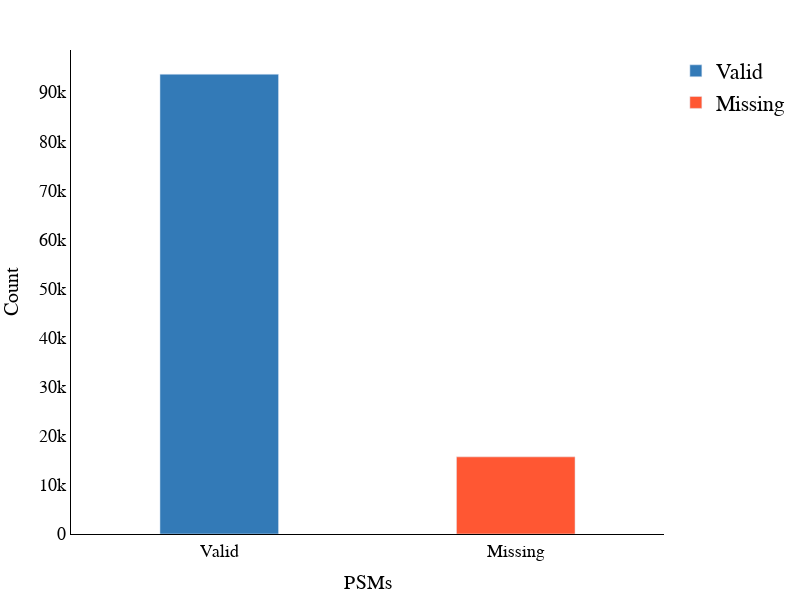

This figure's notebook cell:
### Code cell
importlib.reload(prep)
prep.missing_values_barplot(run, df, "../figures")

### Figure 1 — Plotly figure (JSON) as saved in the notebook; plotly's stock layout.template omitted (floating-point values rounded to 4 significant figures)
{"data": [{"marker": {"color": "#337AB7"}, "name": "Valid", "type": "bar", "width": [0.4], "x": ["Valid"], "y": [93649]}, {"marker": {"color": "#FF5733"}, "name": "Missing", "type": "bar", "width": [0.4], "x": ["Missing"], "y": [15709]}], "layout": {"barmode": "group", "font": {"color": "black", "family": "Arial, sans-serif", "size": 22}, "height": 600, "legend": {"title": {"text": ""}}, "margin": {"b": 10, "l": 10, "r": 10, "t": 50}, "paper_bgcolor": "white", "plot_bgcolor": "white", "title": {"text": ""}, "width": 800, "xaxis": {"linecolor": "black", "linewidth": 1, "showline": true, "tickfont": {"size": 18}, "title": {"font": {"size": 20}, "text": "PSMs"}}, "yaxis": {"linecolor": "black", "linewidth": 1, "showline": true, "tickfont": {"size": 18}, "title": {"font": {"size": 20}, "text": "Count"}}}}
